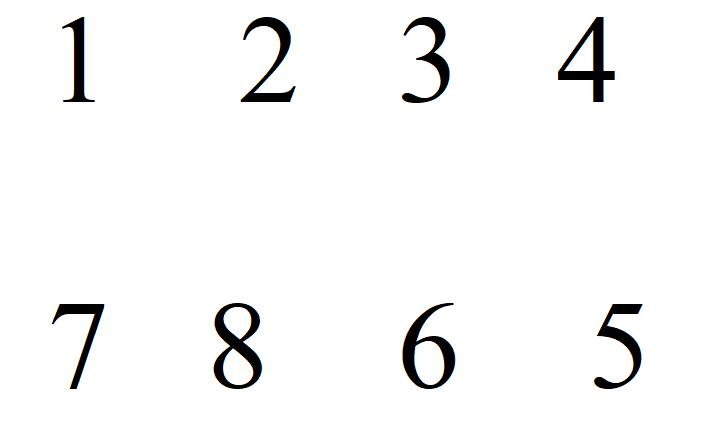
//> input picture images/txt.jpg, 702 x 428 px
$ ./opencv_452   (built with g++ and OpenCV 4)
//> lines starting //> are read from the running program, lines starting //| are printed output that depends on the picture; after the words box and inside, x2 and y2 are one past the last pixel; in counts of white or black regions, pixels touching at a corner belong together
#include <opencv2/opencv.hpp>
#include <opencv2/imgproc/imgproc.hpp>
#include <opencv2/dnn.hpp>
#include <iostream>


using namespace cv;
using namespace std;

void colorReverse(Mat& image);	//颜色反转
int getColSum(Mat src, int col);//获得列像素点和
int getRowSum(Mat src, int row);//获得行像素点和
int getPixelSum(Mat& image);	//获得所有像素点和
int imgMatch(Mat& image, int& rate, int& num);		//模板匹配
int cutLeft(Mat& src, Mat& leftImg, Mat& rightImg);	//左右切割
int cutTop(Mat& src, Mat& dstImg, Mat& bottomImg);	//上下切割
int getSubtract(Mat& src);		//两张图片相减


int main()
{

	Mat src = imread("E:/Program/OpenCV/vcworkspaces/ogr_test/images/txt.jpg",IMREAD_GRAYSCALE);
//> src: 428 rows x 702 cols, CV_8UC1; min 0, max 255, mean 246
    Mat grayImage;					//定义Mat对象用于存储每一帧数据

    //cvtColor(src, grayImage, COLOR_BGR2GRAY);                  //转换灰度图
    threshold(src, grayImage, 100, 255, THRESH_BINARY_INV);     //转换二值图，设置阈值，高于50认为255
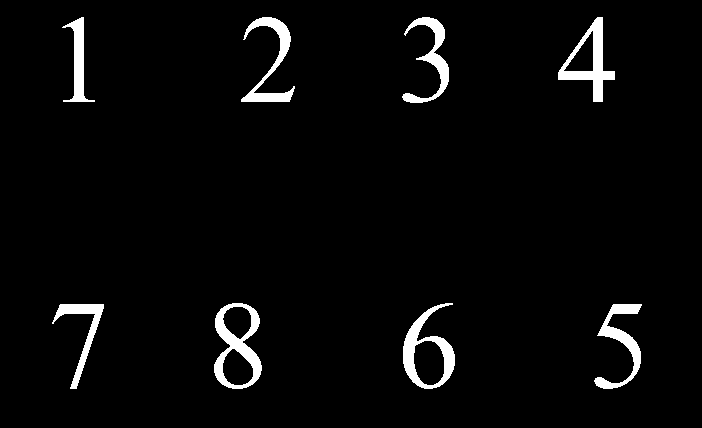
//> grayImage: 428 rows x 702 cols, CV_8UC1; 3.4% white; 8 white regions, largest, box (x1, y1, x2, y2) and area: (214, 303, 262, 389) 1654, (403, 303, 455, 389) 1526, (558, 17, 615, 102) 1496
	//colorReverse(grayImage);

	imshow("grayimg", grayImage);

    Mat leftImg, rightImg, topImg, bottomImg;
    int topRes = cutTop(grayImage, topImg, bottomImg);
//> the loop in cutTop, `for (i = 0; i < src.rows; i++)` made 18 passes
//> the loop in cutTop, `for (; i < src.rows; i++)` made 87 passes
//> after the loop in cutTop, `for (; i < src.rows; i++)`: i = 103
//> in cutTop, `int height = bottom - top;`: height = 86
//> in cutTop, `Rect rectTop(0, top, src.cols, height);`: rectTop = Rect(0, 17, 702, 86)
//> in cutTop, `topImg = src(rectTop).clone();`:
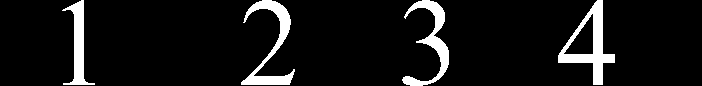
//> topImg: 86 rows x 702 cols, CV_8UC1; 8.1% white; 4 white regions, box (x1, y1, x2, y2) and area: (558, 0, 615, 85) 1496, (241, 0, 295, 85) 1295, (402, 0, 449, 86) 1179, (62, 0, 95, 85) 941
//> in cutTop, `Rect rectBottom(0, bottom, src.cols, src.rows - bottom);`: rectBottom = Rect(0, 103, 702, 325)
//> in cutTop, `bottomImg = src(rectBottom).clone();`:
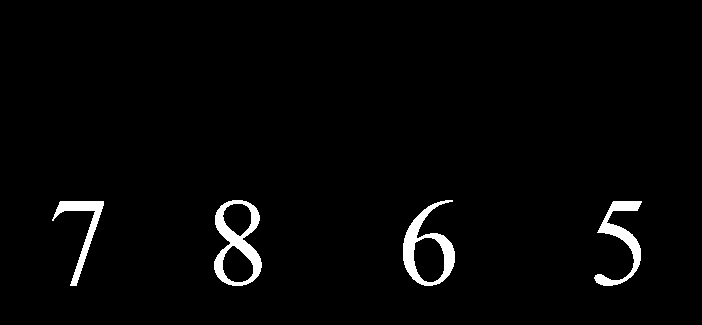
//> bottomImg: 325 rows x 702 cols, CV_8UC1; 2.4% white; 4 white regions, box (x1, y1, x2, y2) and area: (214, 200, 262, 286) 1654, (403, 200, 455, 286) 1526, (594, 201, 642, 286) 1248, (52, 201, 104, 286) 1002
//> topRes = 0
    int matchNum = -1, matchRate = 10e6;
	while (topRes == 0)
    {
        int leftRes = cutLeft(topImg, leftImg, rightImg);
        while (leftRes == 0) {
            imgMatch(leftImg, matchNum, matchRate);//数字识别
			//getSubtract(topImg);
            imshow("num", leftImg);
            if (matchRate < 300000) {
                cout << "识别数字：" << matchNum << "\t\t匹配度：" << matchRate << endl;
                //imwrite(to_string(matchingNum) + ".jpg", num[j]);
            }
			Mat srcTmp = rightImg.clone();
            leftRes = cutLeft(srcTmp, leftImg, rightImg);
        }
        Mat srcTmp = bottomImg.clone();
        topRes = cutTop(srcTmp, topImg, bottomImg);
    }


	waitKey(0);
	destroyAllWindows();;
	return 0;
}


//颜色反转
// [8 lines left out: function colorReverse, not called in this run]

//获得列像素和
int getColSum(Mat src, int col)
{
	int sum = 0;
	int height = src.rows;
	int width = src.cols;
	for (int i = 0; i < height; i++)
	{
		sum = sum + src.at <uchar>(i, col);
	}
	return sum;
}

//获得行像素和
int getRowSum(Mat src, int row)
{
	int sum = 0;
	int height = src.rows;
	int width = src.cols;
	for (int i = 0; i < width; i++)
	{
		sum += src.at <uchar>(row, i);
	}
	return sum;
}

//获取所有像素点和
// [10 lines left out: function getPixelSum, not called in this run]


//模板匹配
int imgMatch(Mat& image, int& rate, int& num) {
	Mat imgSub;
	double min = 10e6;
	num = 0;
	rate = 0;

	for (int i = 0; i < 10; i++) {
		Mat templatimg = imread("E:/Program/OpenCV/vcworkspaces/OGR/images/" + std::to_string(i) + ".jpg", IMREAD_GRAYSCALE);
		resize(image, image, Size(64, 108), 0, 0, cv::INTER_LINEAR);
		resize(templatimg, templatimg, Size(64, 108), 0, 0, cv::INTER_LINEAR);
		absdiff(templatimg, image, imgSub);
		rate = getPixelSum(imgSub);
		if (rate < min) {
			min = rate;
			num = i;
		}
	}
	return num;
}

//数字切割
int cutLeft(Mat& src, Mat& leftImg, Mat& rightImg)
{
	int left = 0, right = src.cols;
//> right = 702

	int i;
	for (i = 0; i < src.cols; i++)
	{
		int colValue = getColSum(src, i);
		//cout <<i<<" th "<< colValue << endl;
		if (colValue > 0)
		{
			left = i;
			break;
		}
	}
//> this loop made 63 passes
	if (left == 0)
	{
		return 1;
	}


	for (; i < src.cols; i++)
	{
		int colValue = getColSum(src, i);
		//cout << i << " th " << colValue << endl;
		if (colValue == 0)
		{
			right = i;
			break;
		}
	}
//> this loop made 34 passes
//> (colValue, right) on pass 34: (0, 95)
//> colValue on passes 1 to 6: 255, 1020, 1020, 1275, 1020, 1275
//> after the loop, i = 95
	int width = right - left;
//> width = 33
	Rect rectLeft(left, 0, width, src.rows);
//> rectLeft = Rect(62, 0, 33, 86)
	leftImg = src(rectLeft).clone();
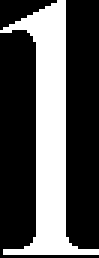
//> leftImg: 86 rows x 33 cols, CV_8UC1 (shown 3 times larger); 33.2% white; 1 white region, box (x1, y1, x2, y2) and area: (0, 0, 33, 85) 941
	Rect rectRight(right, 0, src.cols - right, src.rows);
//> rectRight = Rect(95, 0, 607, 86)
	rightImg = src(rectRight).clone();
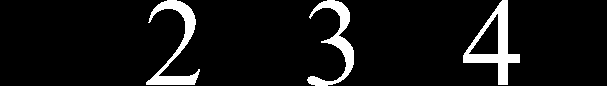
//> rightImg: 86 rows x 607 cols, CV_8UC1; 7.6% white; 3 white regions, box (x1, y1, x2, y2) and area: (463, 0, 520, 85) 1496, (146, 0, 200, 85) 1295, (307, 0, 354, 86) 1179
//> in main, `int leftRes = cutLeft(topImg, leftImg, rightImg);`: leftRes = 0
//> 0.jpg cannot be read in this run, so this picture is empty
//> in imgMatch, `resize(image, image, Size(64, 108), 0, 0, cv::INTER_LINEAR);`:
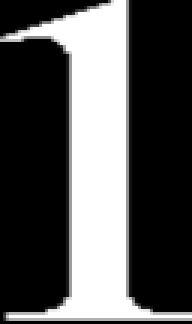
//> image: 108 rows x 64 cols, CV_8UC1 (shown 3 times larger); min 0, max 255, mean 84.3
//> (the run ends here: the program stops with an error, at `resize(templatimg, templatimg, Size(64, 108), 0, 0, cv::INTER_LINEAR);`)
